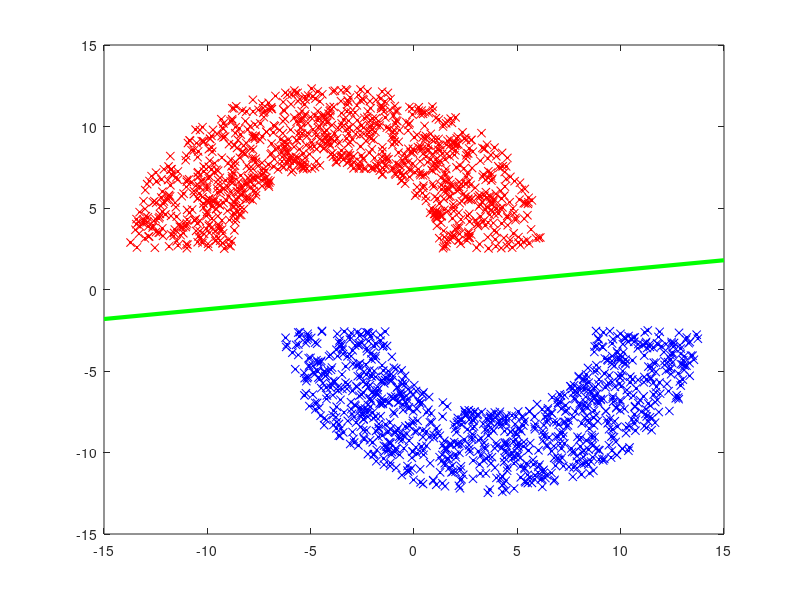

The MATLAB source for this figure:
#!/usr/bin/env octave
## problem_3_1_b.m
## Mac Radigan

  FORCES__SCRIPT_FILE=1;
  ux=false;

  function ax = do_plot(ux, rad, thk, c1, c2, x1, x2, w)
    
    if ux
      show = 'on';
    else
      show = 'off';
    end
    
    %% plot input dataset
    ax = figure(30112);
    set(ax, 'visible', show);
      plot(x1(c1), x2(c1), 'LineWidth', 1, 'r.');
      hold on;
      plot(x1(c2), x2(c2), 'LineWidth', 1, 'b.');
      hold on;
    
    %% plot input dataset
    ax = figure(30112);
    set(ax, 'visible', show);
      plot(x1(c1), x2(c1), 'rx');
      hold on;
      plot(x1(c2), x2(c2), 'bx');
      hold on;
    
    %% plot final hypothesis, g(x)
    ext = rad + thk;
    m = -w(2)/w(3);
    b = -w(1)/w(3);
    dx1 = linspace(-ext, ext, 2);
    dx2 = m * dx1 + b;
    ax = figure(30112);
    set(ax, 'visible', show);
      plot(dx1, dx2, 'Color', 'green', 'LineWidth', 3);
      hold off;
    
    drawnow();
    
  end % function do_plot

  N   = 2e3;  % number of training samples
  rad = 10;   % radius of semi-circle
  thk =  5;   % thickness of semi-circle
  sep =  5;   % separation between semi-circles

  %% uniformly distributed data
  z = (rad - thk * (1 - rand(1,N))) .* exp(-j*2*pi*rand(1,N));

  %% target function
  f = @(z) sign(angle(z));

  %% target set
  y = f(z);

  %% cartesian basis representation
  x1 = -f(z)*(rad/2-thk/4) + abs(z) .* cos(angle(z));
  x2 = f(z)*sep/2 + abs(z) .* sin(angle(z));

  %% categorical index
  c1 = y > 0;
  c2 = y < 0;

  %% Linear Regression
  X = [ones(size(y)); x1; x2];   % training data
  w = y * pinv(X);

  %% plot results
  ax = do_plot(ux, rad, thk, c1, c2, x1, x2, w);

  if ~ux
    saveas(ax, 'figures/p3.1b.png');
  end

## *EOF*
